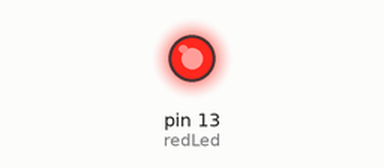
This sketch was run on a simulated Arduino Uno, built with avr-gcc and run on an emulated ATmega328P. Parts: output pins drawn as LEDs (lit = HIGH).

Above: at 0.05 s.
At 9.5 s:
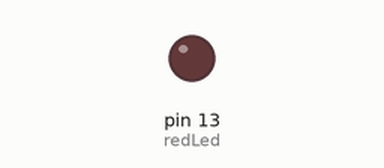
Timing chart, 0 to 24.2 s (numbered marks = the images above):
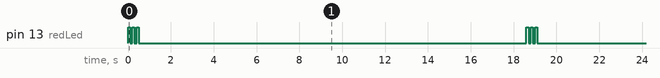

The sketch:

hw4.ino
```cpp
// C++ code
//red led
//home work

int redLed=13;
int greenLed=12;
int yellowLed=11;
int speed =100;
void setup()
{
  pinMode(redLed, OUTPUT);
}
//morse code for sos(save our ship)
void loop()
{// red led
  digitalWrite(redLed, HIGH);
  delay(speed);
  digitalWrite(redLed, LOW);
  delay(speed);

 digitalWrite(redLed, HIGH);
  delay(speed);
  digitalWrite(redLed, LOW);
  delay(speed);

    digitalWrite(redLed, HIGH);
  delay(speed);
  digitalWrite(redLed, LOW);
  delay(speed);


  delay(1000);

  // green

 digitalWrite(greenLed, HIGH);
  delay(speed*10);
  digitalWrite(greenLed, LOW);
  delay(speed*10);

    digitalWrite(greenLed, HIGH);
  delay(speed*10);
  digitalWrite(greenLed, LOW);
  delay(speed*10);


   digitalWrite(greenLed, HIGH);
  delay(speed*10);
  digitalWrite(greenLed, LOW);
  delay(speed*10);


  delay(1000);
// yellow led
  digitalWrite(yellowLed, HIGH);
  delay(speed*15);
  digitalWrite(yellowLed, LOW);
  delay(speed*15);

  digitalWrite(yellowLed, HIGH);
  delay(speed*15);
  digitalWrite(yellowLed, LOW);
  delay(speed*15);

   digitalWrite(yellowLed, HIGH);
  delay(speed*15);
  digitalWrite(yellowLed, LOW);
  delay(speed*15);

  delay(1000);
}
```

Measured:
- by itself, pin 13 (redLed): repeats every 18.6 s: 2 × (LOW 0.10 s, HIGH 0.10 s), LOW 18.1 s, HIGH 0.10 s
- by itself, everything shown: repeats every 18.6 s, in 6 steps
